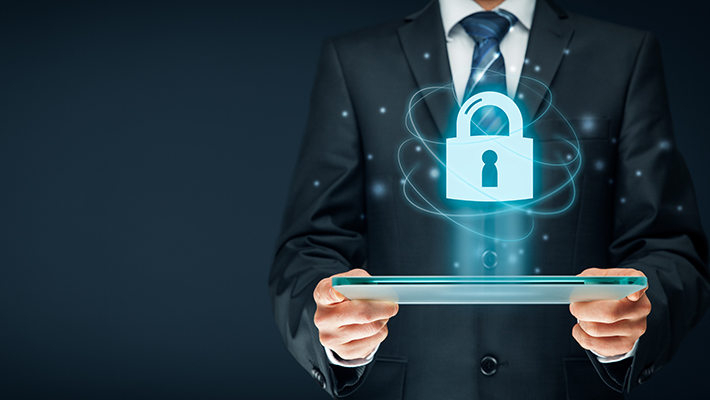
#> input picture TASK-02/CyberSecurity.jpg, 710 x 400 px
$ python encrypt.py
#> lines starting #> are read from the running program, lines starting #| are printed output that depends on the picture
#> the answer given: CyberSecurity.jpg
'''
Task # 02
Pixel Manipulation for Image Encryption
Develop a simple image encryption tool using pixel manipulation.
You can perform operations like swapping pixel values or
applying a basic mathematical operation to each pixel.
Allow users to encrypt and decrypt images.

'''

from PIL import Image
import numpy as np

def encrypt_image(image_path, key):
    # Open the image
#> called with image_path = 'CyberSecurity.jpg', key = array of shape (3,)
    img = Image.open(image_path)
#> img is the input picture: PIL image 710x400 RGB; mean R, G, B 38, 56.5, 66.5

    # Convert the image to a NumPy array
    img_array = np.array(img)

    # Ensure key has the same shape as img_array
    key = np.resize(key, img_array.shape)

    # Encrypt each pixel using XOR with the key
    encrypted_array = np.bitwise_xor(img_array, key)
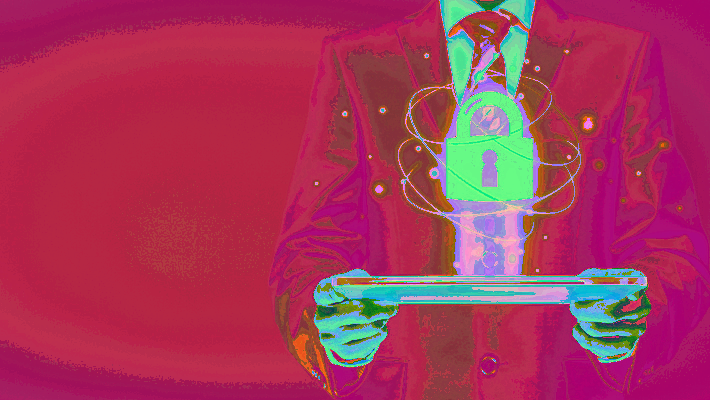
#> encrypted_array: shape (400, 710, 3); mean R, G, B 166.5, 54.9, 90.8

    # Convert the encrypted array back to an image
    encrypted_img = Image.fromarray(encrypted_array)

    # Save the encrypted image
    encrypted_img.save("encrypted_image.png")
    print("Image encrypted successfully.")


def decrypt_image(encrypted_image_path, key):
    # Open the encrypted image
    encrypted_img = Image.open(encrypted_image_path)

    # Convert the encrypted image to a NumPy array
    encrypted_array = np.array(encrypted_img)

    # Ensure key has the same shape as encrypted_array
    key = np.resize(key, encrypted_array.shape)

    # Decrypt each pixel using XOR with the key
    decrypted_array = np.bitwise_xor(encrypted_array, key)

    # Convert the decrypted array back to an image
    decrypted_img = Image.fromarray(decrypted_array)

    # Save the decrypted image
    decrypted_img.save("decrypted_image.png")
    print("Image decrypted successfully.")


def main():
    print("Image Encryption and Decryption using Pixel Manipulation")

    #image_path = 'C:\Users\HP\PRODIGY_INFOTECH\image1.png'. enter your image path as input
    image_path = input("Enter the path to the image file: ")
    # Generate a random key (you can use any integer as the key)
    key = np.random.randint(0, 256, size=(3,), dtype=np.uint8)

    # Encrypt the image
    encrypt_image(image_path, key)

    # Decrypt the image
    decrypt_image("encrypted_image.png", key)

if __name__ == "__main__":
    main()
